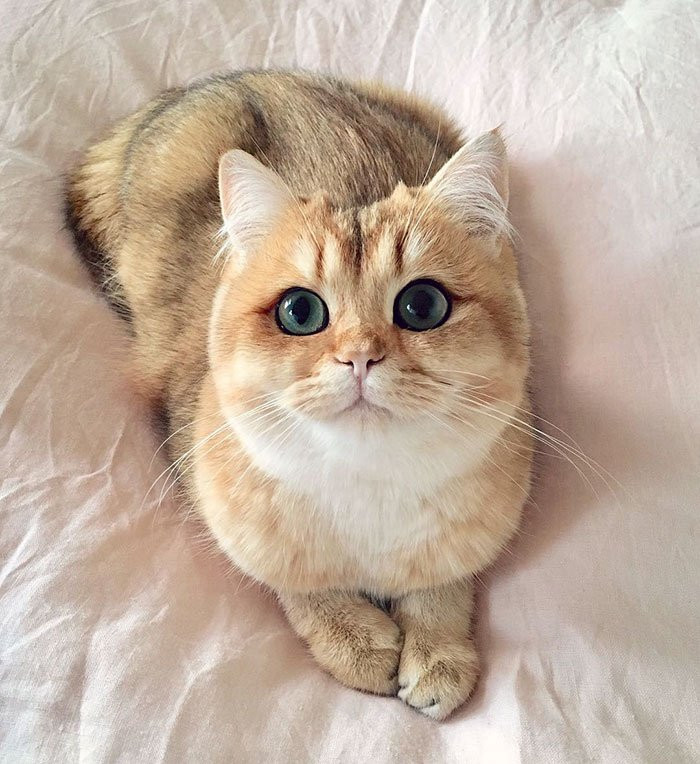
#> input picture Lab1/image.jpg, 700 x 764 px
$ python count_dimension.py
#> lines starting #> are read from the running program, lines starting #| are printed output that depends on the picture; long printed decimals are rounded
from PIL import Image
import numpy as np

def count_dimension(image):
    length, width = im.size[0], im.size[1]
    # Словарь, где ключ - eps, а значение - тройка: (N(eps), ln(N(eps), ln(eps))
    e = {2: [0, 0, 0], 4: [0, 0, 0], 8: [0, 0, 0], 16: [0, 0, 0], 32: [0, 0, 0], 64: [0, 0, 0]}
    # Итоерируемся по ключам
    for e_i in e:
        for i in range(0, im.size[0]//e_i):
            for j in range(0, im.size[1]//e_i):
                found_black = False
                for k in range(i*e_i, ((i+1)*e_i) - 1):
                    for l in range(j*e_i, ((j+1)*e_i) - 1):
                        if image.getpixel((k,l)) == 0:
                            found_black = True
                if found_black:
                    e[e_i][0] += 1
        # Запоминаем ln(N(eps))
        e[e_i][1] = np.log(e[e_i][0])
        # Запоминаем ln(eps)
        e[e_i][2] = np.log(e_i)
    # Список значений ln(eps)
    ln_e_list = [e[x][2] for x in e]
    # Список значений ln(N(eps))
    ln_n_e_list = [e[x][1] for x in e]
    return -np.polyfit(ln_e_list, ln_n_e_list, 1)[0]

def convert_image(image, converted_file_name):
    black_and_white = image.convert('1')
    black_and_white.save(converted_file_name)
    return black_and_white


if __name__ == '__main__':
    finished = False
    while not finished:
        print("Please, type the name of the file. Or press enter to skip. Default name is image.jpg")
        name = input()
#> the answer given: image.jpg
        if not name:
            name = 'image.jpg'
        try:
            im = Image.open(name)
#> im is the input picture: PIL image 700x764 RGB; mean R, G, B 192.2, 173.7, 157.5
            # Переводим изображение в черно-белый вид
            im = convert_image(im, 'inverted_' + name)
#> in convert_image, `black_and_white = image.convert('1')`:
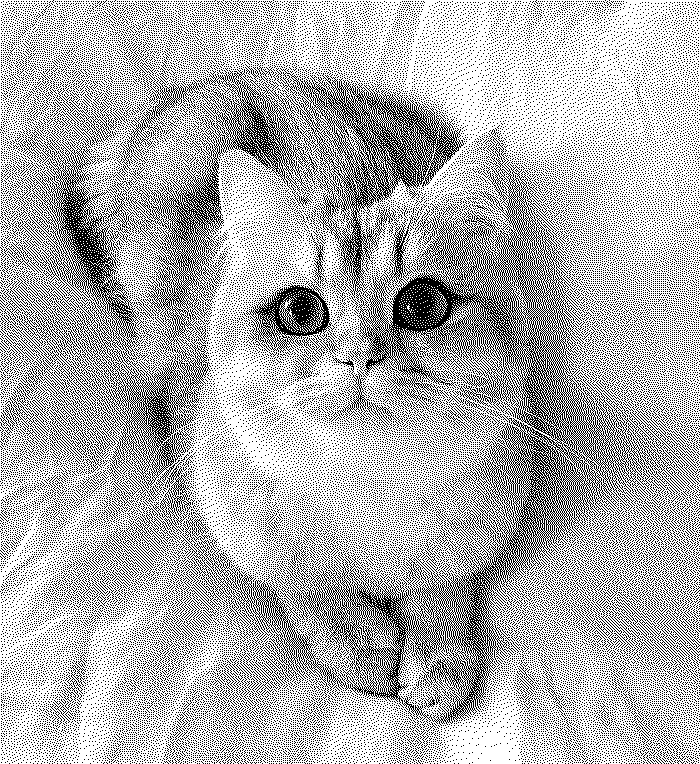
#> black_and_white: PIL image 700x764 1; 69.5% white; black in thin lines or dots
            print(f"Size of your image is {im.size[0]} x {im.size[1]}")
#| Size of your image is 700 x 764
            dim = count_dimension(im)
#> dim = 1.8
            print(f"Dimension of your image is {dim}")
#| Dimension of your image is 1.799
            finished = True
        except Exception as e:
            print(e)
            print("Could not find the file. Please try again.")
